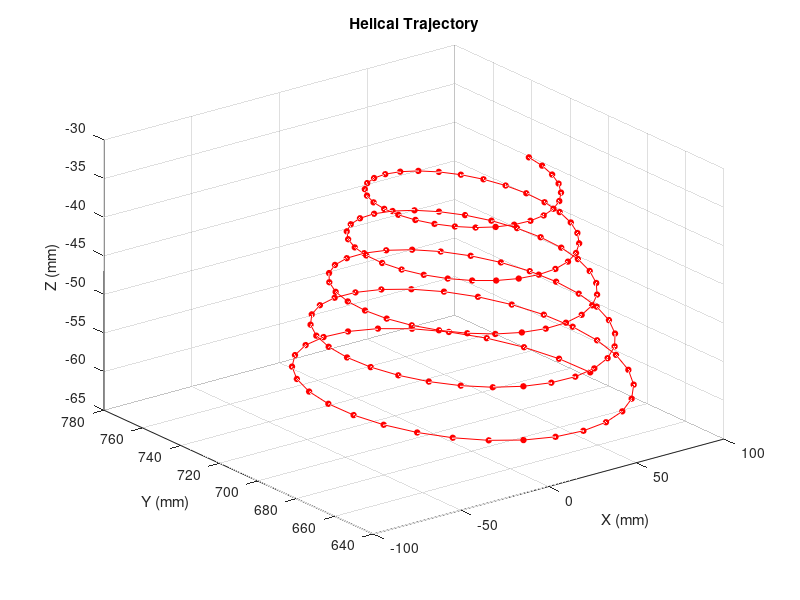

Source code (MATLAB):

clear; clc; close all;

% Cấu hình Helical
XC = 25.0; YC = 705.0; ZC = -63.5; %[cite: 2]
R_BAR_BASE = 70; R_TOP = 35; HELIX_HEIGHT = 30; %[cite: 2]
LOOPS = 5; N_POINTS = 150; %[cite: 2]

path = zeros(N_POINTS, 3);
for i = 0:(N_POINTS-1)
    t = i / (N_POINTS - 1); %[cite: 2]
    theta = 2 * pi * LOOPS * t; %[cite: 2]
    r = R_BAR_BASE + (R_TOP - R_BAR_BASE) * t; %[cite: 2]

    x = XC + r * cos(theta); %[cite: 2]
    y = YC + r * sin(theta); %[cite: 2]
    z = ZC + HELIX_HEIGHT * t; %[cite: 2]

    path(i+1, :) = [x, y, z];
end

% Vẽ đồ thị
figure('Name', 'Helical Trajectory');
plot3(path(:,1), path(:,2), path(:,3), '-ro', 'MarkerFaceColor', 'r', 'MarkerSize', 4);
title('Helical Trajectory'); xlabel('X (mm)'); ylabel('Y (mm)'); zlabel('Z (mm)');
grid on; view(3);
